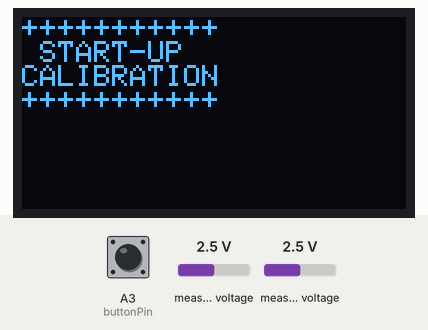
A sketch run on a simulated Arduino Uno, built with avr-gcc and run on an emulated ATmega328P. On the bench: 128×64 one-colour display. The test bench sets the inputs (shaded band); at power-on: A3 (buttonPin) HIGH, measured voltage 2.5 V.

Above: at 0.1 s.
7.7 s: A3 (buttonPin) pulled LOW for 0.15 s
At 8.7 s:
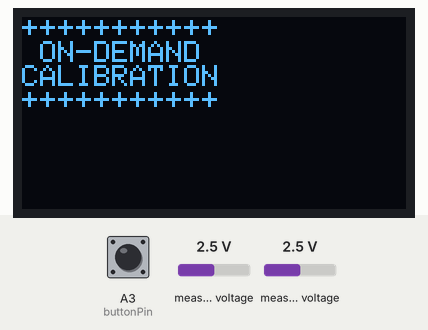
At 14.5 s:
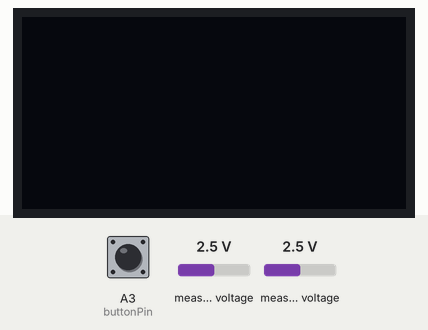
Timing chart, 0 to 16.0 s (numbered marks = the images above; inputs shaded):
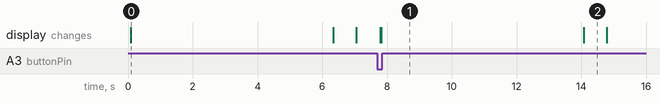

The sketch:

O2_Analyzer_Pao_03_11_2019.ino
```cpp
// (licence header left out)
//include working libraries
#include <Wire.h>
#include <Adafruit_SSD1306.h>
#include <Adafruit_ADS1015.h>
#include <RunningAverage.h>

//OLED definitions
#define SCREEN_WIDTH 128              // OLED display width, in pixels
#define SCREEN_HEIGHT 64              // OLED display height, in pixels
#define OLED_RESET     1              // Reset pin # (or -1 if sharing Arduino reset pin)
Adafruit_SSD1306 display(OLED_RESET); //Define OLED display

Adafruit_ADS1115 myADC(0x48); // Define ADC address

#define RA_SIZE 20            //Define running average pool size
RunningAverage RA(RA_SIZE);   //Initialize Running Average

const byte buttonPin = A3;    // Define calibration push button

float currentmv = 0;              //Define ADC reading value
const float multiplier = 0.0625F; //ADC value/bit for gain of 2
const int calCount = 320;         //Calibration samples
const int readDelay = 3;          //ADC read delay between samples
float calValue = 0;               //Calibration value (%/mV)
float percentO2;                  //% O2
byte buttonState;                 //Button state

void setup() {

	//Serial.begin(9600);       //Start serial port (debugging purposes only)

  display.begin(SSD1306_SWITCHCAPVCC, 0x3C);   //Start OLED Display
  myADC.setGain(GAIN_TWO);                     //Set ADC gain
  myADC.begin();                               //Start ADC
  pinMode(buttonPin,INPUT_PULLUP);             //Define push button as active low

//Startup calibration
  //display "Calibrating"
   display.clearDisplay();        //CLS
   display.display();             //CLS
   display.setTextColor(WHITE);   //WHITE for monochrome
   display.setTextSize(1);
   display.setCursor(0,0);
   display.println(F("+++++++++++"));
   display.println(F(" START-UP"));
   display.println(F("CALIBRATION"));
   display.println(F("+++++++++++"));
   display.display();
   display.clearDisplay();        //CLS

  //Startup calibration
   RA.clear();
   for(int i=0; i<= calCount; i++)
   {
   float millivolts = 0;
   millivolts = myADC.readADC_Differential_0_1();  //Read differental voltage between ADC pins 0 & 1
   RA.addValue(millivolts);
   delay(readDelay);
   }
  //Compute calValue
   currentmv = RA.getAverage();
   currentmv = currentmv * multiplier;
   calValue = 20.9000/currentmv;

   display.display();             //CLS execute
}

void loop() {
//On-demand calibration
    buttonState = digitalRead(buttonPin);
    if (buttonState == LOW)
  {
    display.clearDisplay();        //CLS
    display.display();             //CLS
    display.setTextColor(WHITE);   //WHITE for monochrome
    display.setTextSize(1);
    display.setCursor(0,0);
    display.println(F("+++++++++++"));
    display.println(F(" ON-DEMAND"));
    display.println(F("CALIBRATION"));
    display.println(F("+++++++++++"));
    display.display();
    display.clearDisplay();

    for(int i=0; i<= calCount; i++)
    {
    float millivolts = 0;
    millivolts = myADC.readADC_Differential_0_1();
    RA.addValue(millivolts);
    delay(readDelay);
    }
    currentmv = RA.getAverage();
    currentmv = currentmv * multiplier;
    calValue = 20.900/currentmv;

    display.display();
  }

  //Running measurement
  RA.clear();
  for(int x=0; x<= RA_SIZE; x++) {
  float millivolts = 0;
  millivolts = myADC.readADC_Differential_0_1();
  RA.addValue(millivolts);
  delay(16);
  //Serial.println(millivolts*multiplier,3);    //mV serial print for debugging
  }

  currentmv = RA.getAverage();
  currentmv = currentmv*multiplier;
  percentO2 = currentmv*calValue;   //Convert mV ADC reading to % O2
  display.clearDisplay();
  display.setTextColor(WHITE);
  display.setTextSize(2);
  display.setCursor(0,0);
  display.print(percentO2,1);
  display.println(" %");
  display.setCursor(0,17);
  display.print(currentmv,2);
  display.println(" mV");
  display.display();
}
```

Measured:
- after the input at 7.7 s, the display: first changes after 0.09 s (image 1 shows a later state)
- what the display in image 0 shows lasts 6.2 s, from 0.1 s to 6.3 s
- what the display in image 2 shows lasts 0.7 s, from 14.1 s to 14.8 s
